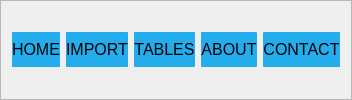
     <widget class="QFrame" name="frame">
      <property name="frameShape">
       <enum>QFrame::StyledPanel</enum>
      </property>
      <property name="frameShadow">
       <enum>QFrame::Raised</enum>
      </property>
      <layout class="QHBoxLayout" name="horizontalLayout">
       <item>
        <widget class="QPushButton" name="button_home">
         <property name="minimumSize">
          <size>
           <width>0</width>
           <height>35</height>
          </size>
         </property>
         <property name="cursor">
          <cursorShape>PointingHandCursor</cursorShape>
         </property>
         <property name="styleSheet">
          <string notr="true">QPushButton {
	background-color: rgb(35, 173, 237);
	border-radius: 1px;
	font-size: 16px;
}

QPushButton:hover{
	color: rgb(255, 255, 255);
	background-color: rgb(50, 48, 80);
}
</string>
         </property>
         <property name="text">
          <string>HOME</string>
         </property>
        </widget>
       </item>
       <item>
        <widget class="QPushButton" name="button_importxml">
         <property name="minimumSize">
          <size>
           <width>0</width>
           <height>35</height>
          </size>
         </property>
         <property name="cursor">
          <cursorShape>PointingHandCursor</cursorShape>
         </property>
         <property name="styleSheet">
          <string notr="true">QPushButton {
	background-color: rgb(35, 173, 237);
	border-radius: 1px;
	font-size: 16px;
}

QPushButton:hover{
	color: rgb(255, 255, 255);
	background-color: rgb(50, 48, 80);
}
</string>
         </property>
         <property name="text">
          <string>IMPORT</string>
         </property>
        </widget>
       </item>
       <item>
        <widget class="QPushButton" name="button_tables">
         <property name="minimumSize">
          <size>
           <width>0</width>
           <height>35</height>
          </size>
         </property>
         <property name="cursor">
          <cursorShape>PointingHandCursor</cursorShape>
         </property>
         <property name="styleSheet">
          <string notr="true">QPushButton {
	background-color: rgb(35, 173, 237);
	border-radius: 1px;
	font-size: 16px;
}

QPushButton:hover{
	color: rgb(255, 255, 255);
	background-color: rgb(50, 48, 80);
}
</string>
         </property>
         <property name="text">
          <string>TABLES</string>
         </property>
        </widget>
       </item>
       <item>
        <widget class="QPushButton" name="button_about">
         <property name="minimumSize">
          <size>
           <width>0</width>
           <height>35</height>
          </size>
         </property>
         <property name="cursor">
          <cursorShape>PointingHandCursor</cursorShape>
         </property>
         <property name="styleSheet">
          <string notr="true">QPushButton {
	background-color: rgb(35, 173, 237);
	border-radius: 1px;
	font-size: 16px;
}

QPushButton:hover{
	color: rgb(255, 255, 255);
	background-color: rgb(50, 48, 80);
}
</string>
         </property>
         <property name="text">
          <string>ABOUT</string>
         </property>
        </widget>
       </item>
       <item>
        <widget class="QPushButton" name="button_contact">
         <property name="minimumSize">
          <size>
           <width>0</width>
           <height>35</height>
          </size>
         </property>
         <property name="cursor">
          <cursorShape>PointingHandCursor</cursorShape>
         </property>
         <property name="styleSheet">
          <string notr="true">QPushButton {
	background-color: rgb(35, 173, 237);
	border-radius: 1px;
	font-size: 16px;
}

QPushButton:hover{
	color: rgb(255, 255, 255);
	background-color: rgb(50, 48, 80);
}
</string>
         </property>
         <property name="text">
          <string>CONTACT</string>
         </property>
        </widget>
       </item>
      </layout>
     </widget>
